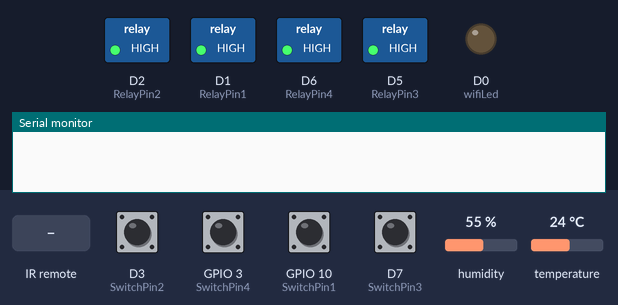
The sketch below on a simulated ESP8266 (NodeMCU). On the bench: switched loads named in the sketch (green lamp = pin HIGH), output pins drawn as LEDs (lit = HIGH), the last lines printed to the serial monitor. The test bench sets the inputs (shaded band); at power-on: D3 (SwitchPin2), D7 (SwitchPin3), GPIO 3 (SwitchPin4), GPIO 10 (SwitchPin1) HIGH, humidity 55 %, temperature 24 °C. WiFi joins after 1.5 s; servers stay silent unless stated; EEPROM starts erased.

Above: at 3.0 s.
3.1 s: D3 (SwitchPin2) pulled LOW for 0.15 s
At 3.17 s:
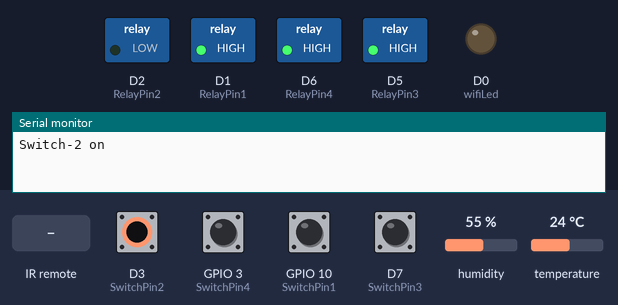
4.7 s: GPIO 3 (SwitchPin4) pulled LOW for 0.15 s
At 4.77 s:
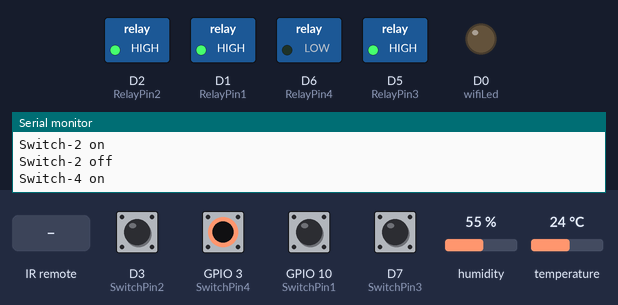
6.3 s: GPIO 10 (SwitchPin1) pulled LOW for 0.15 s
At 6.37 s:
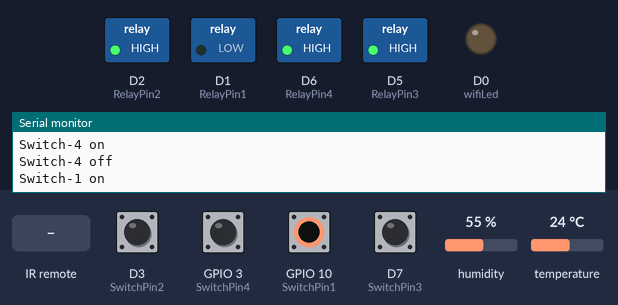
7.9 s: D7 (SwitchPin3) pulled LOW for 0.15 s
At 7.97 s:
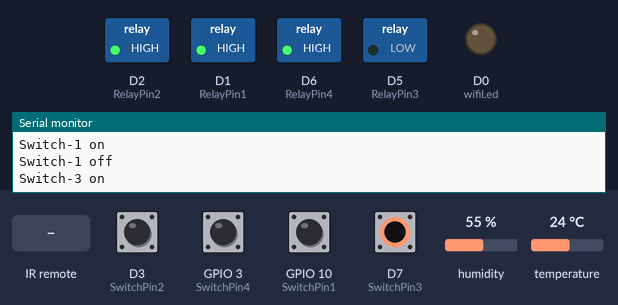
9.5 s: infrared code 0x80BF49B6 received
At 10.2 s:
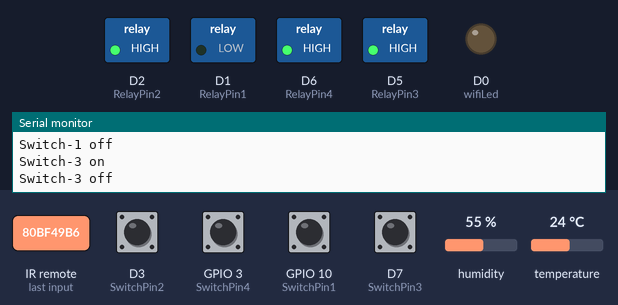
11.0 s: infrared code 0x80BFC936 received
At 11.4 s:
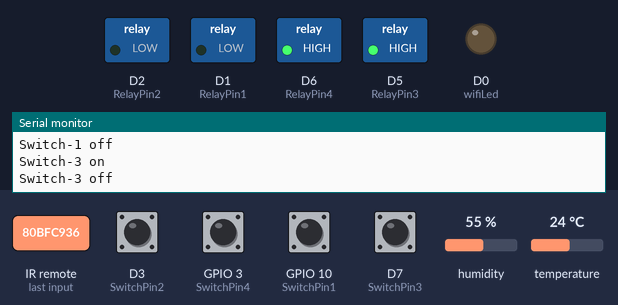
Timing chart, 0 to 13.5 s (numbered marks = the images above; inputs shaded):
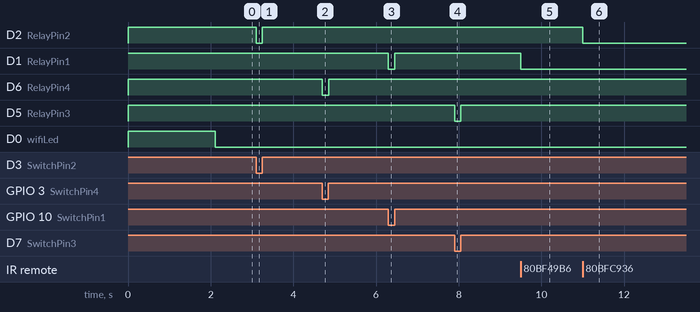

Measured:
- after the input at 3.1 s, D2 (RelayPin2): HIGH → LOW at once, → HIGH 0.15 s later
- after the input at 4.7 s, D6 (RelayPin4): HIGH → LOW at once, → HIGH 0.15 s later
- after the input at 6.3 s, D1 (RelayPin1): HIGH → LOW at once, → HIGH 0.15 s later
- after the input at 7.9 s, D5 (RelayPin3): HIGH → LOW at once, → HIGH 0.15 s later
- after the input at 9.5 s, D1 (RelayPin1): HIGH → LOW at once
- after the input at 11.0 s, D2 (RelayPin2): HIGH → LOW at once

The sketch:

Code_NodeMCU_Blynk2_Pref_4Relay_IR_DHT11_Switch.ino
```cpp
/**********************************************************************************
 *  TITLE: Blynk + Manual Switch (latched) + IR + DHT11 control 4 Relays using NodeMCU (store last GPIO state + Real time feedback + no WiFi control)
 *  Click on the following links to learn more.
 *  YouTube Video: https://youtu.be/WqQZpOQB1AE
 *  Related Blog : https://iotcircuithub.com/esp8266-projects/
 *  by Tech StudyCell
 *  Preferences--> Aditional boards Manager URLs :
 *  https://dl.espressif.com/dl/package_esp32_index.json, http://arduino.esp8266.com/stable/package_esp8266com_index.json
 *
 *  Download Board ESP8266 NodeMCU : https://github.com/esp8266/Arduino
 *
 *  Download the libraries
 *  Blynk Library (1.1.0):  https://github.com/blynkkk/blynk-library
 *  IRremote Library (3.6.1): https://github.com/Arduino-IRremote/Arduino-IRremote
 *  DHT Library (1.4.3): https://github.com/adafruit/DHT-sensor-library
 *  Preferences Library (2.0.0): https://github.com/vshymanskyy/Preferences
 **********************************************************************************/

/* Fill-in your Template ID (only if using Blynk.Cloud) */
#define BLYNK_TEMPLATE_ID ""
#define BLYNK_DEVICE_NAME ""
#define BLYNK_AUTH_TOKEN ""

// Your WiFi credentials.
// Set password to "" for open networks.
char ssid[] = "WiFi Name";
char pass[] = "WiFi Password";

//Update the HEX code of IR Remote buttons 0x<HEX CODE>
#define IR_Button_1   0x80BF49B6
#define IR_Button_2   0x80BFC936
#define IR_Button_3   0x80BF33CC
#define IR_Button_4   0x80BF718E
#define IR_All_Off    0x80BF3BC4

//#define BLYNK_PRINT Serial
#include <ESP8266WiFi.h>
#include <BlynkSimpleEsp8266.h>
#include <DHT.h>
#include <IRremote.h>
#include <Preferences.h>
Preferences pref;

#define DHTPIN              D4 //D4  pin connected with DHT
#define IR_RECV_PIN         9 // SD2 (IR receiver pin)

// Uncomment whatever type you're using!
#define DHTTYPE DHT11     // DHT 11
//#define DHTTYPE DHT22   // DHT 22, AM2302, AM2321
//#define DHTTYPE DHT21   // DHT 21, AM2301

IRrecv irrecv(IR_RECV_PIN);
decode_results results;

// define the GPIO connected with Relays and switches
#define RelayPin1 5  //D1
#define RelayPin2 4  //D2
#define RelayPin3 14 //D5
#define RelayPin4 12 //D6

#define SwitchPin1 10  //SD3
#define SwitchPin2 D3   //D3
#define SwitchPin3 13  //D7
#define SwitchPin4 3   //RX

#define wifiLed   16   //D0

//Change the virtual pins according the rooms
#define VPIN_BUTTON_1    V1
#define VPIN_BUTTON_2    V2
#define VPIN_BUTTON_3    V3
#define VPIN_BUTTON_4    V4

#define VPIN_BUTTON_C    V5
#define VPIN_TEMPERATURE V6
#define VPIN_HUMIDITY    V7

// Relay State
bool toggleState_1 = LOW; //Define integer to remember the toggle state for relay 1
bool toggleState_2 = LOW; //Define integer to remember the toggle state for relay 2
bool toggleState_3 = LOW; //Define integer to remember the toggle state for relay 3
bool toggleState_4 = LOW; //Define integer to remember the toggle state for relay 4

// Switch State
bool SwitchState_1 = LOW;
bool SwitchState_2 = LOW;
bool SwitchState_3 = LOW;
bool SwitchState_4 = LOW;

int wifiFlag = 0;
float temperature1 = 0;
float humidity1   = 0;

char auth[] = BLYNK_AUTH_TOKEN;

BlynkTimer timer;
DHT dht(DHTPIN, DHTTYPE);

// When App button is pushed - switch the state

BLYNK_WRITE(VPIN_BUTTON_1) {
  toggleState_1 = param.asInt();
  digitalWrite(RelayPin1, !toggleState_1);
  pref.putBool("Relay1", toggleState_1);
}

BLYNK_WRITE(VPIN_BUTTON_2) {
  toggleState_2 = param.asInt();
  digitalWrite(RelayPin2, !toggleState_2);
  pref.putBool("Relay2", toggleState_2);
}

BLYNK_WRITE(VPIN_BUTTON_3) {
  toggleState_3 = param.asInt();
  digitalWrite(RelayPin3, !toggleState_3);
  pref.putBool("Relay3", toggleState_3);
}

BLYNK_WRITE(VPIN_BUTTON_4) {
  toggleState_4 = param.asInt();
  digitalWrite(RelayPin4, !toggleState_4);
  pref.putBool("Relay4", toggleState_4);
}

BLYNK_WRITE(VPIN_BUTTON_C) {
  all_SwitchOff();
}

void all_SwitchOff(){
  toggleState_1 = 0; digitalWrite(RelayPin1, HIGH); pref.putBool("Relay1", toggleState_1); Blynk.virtualWrite(VPIN_BUTTON_1, toggleState_1); delay(100);
  toggleState_2 = 0; digitalWrite(RelayPin2, HIGH); pref.putBool("Relay2", toggleState_2); Blynk.virtualWrite(VPIN_BUTTON_2, toggleState_2); delay(100);
  toggleState_3 = 0; digitalWrite(RelayPin3, HIGH); pref.putBool("Relay3", toggleState_3); Blynk.virtualWrite(VPIN_BUTTON_3, toggleState_3); delay(100);
  toggleState_4 = 0; digitalWrite(RelayPin4, HIGH); pref.putBool("Relay4", toggleState_4); Blynk.virtualWrite(VPIN_BUTTON_4, toggleState_4); delay(100);
  Blynk.virtualWrite(VPIN_HUMIDITY, humidity1);
  Blynk.virtualWrite(VPIN_TEMPERATURE, temperature1);
}

void checkBlynkStatus() { // called every 2 seconds by SimpleTimer

  bool isconnected = Blynk.connected();
  if (isconnected == false) {
    wifiFlag = 1;
    Serial.println("Blynk Not Connected");
    digitalWrite(wifiLed, HIGH);
  }
  if (isconnected == true) {
    wifiFlag = 0;
    digitalWrite(wifiLed, LOW);
    //Serial.println("Blynk Connected");
  }
}

BLYNK_CONNECTED() {
  // update the latest state to the server
  Blynk.virtualWrite(VPIN_BUTTON_1, toggleState_1);
  Blynk.virtualWrite(VPIN_BUTTON_2, toggleState_2);
  Blynk.virtualWrite(VPIN_BUTTON_3, toggleState_3);
  Blynk.virtualWrite(VPIN_BUTTON_4, toggleState_4);
  Blynk.syncVirtual(VPIN_TEMPERATURE);
  Blynk.syncVirtual(VPIN_HUMIDITY);
}

void readSensor(){

  float h = dht.readHumidity();
  float t = dht.readTemperature(); // or dht.readTemperature(true) for Fahrenheit

  if (isnan(h) || isnan(t)) {
    Serial.println("Failed to read from DHT sensor!");
    return;
  }
  else {
    humidity1 = h;
    temperature1 = t;
   // Serial.println(temperature1);
   // Serial.println(humidity1);
  }
}

void sendSensor()
{
  readSensor();
  // You can send any value at any time.
  // Please don't send more that 10 values per second.
  Blynk.virtualWrite(VPIN_HUMIDITY, humidity1);
  Blynk.virtualWrite(VPIN_TEMPERATURE, temperature1);
}

void ir_remote(){
  if (irrecv.decode(&results)) {
      switch(results.value){
          case IR_Button_1:
            digitalWrite(RelayPin1, toggleState_1);
            toggleState_1 = !toggleState_1;
            pref.putBool("Relay1", toggleState_1);
            Blynk.virtualWrite(VPIN_BUTTON_1, toggleState_1);
            delay(100);
            break;
          case IR_Button_2:
            digitalWrite(RelayPin2, toggleState_2);
            toggleState_2 = !toggleState_2;
            pref.putBool("Relay2", toggleState_2);
            Blynk.virtualWrite(VPIN_BUTTON_2, toggleState_2);
            delay(100);
            break;
          case IR_Button_3:
            digitalWrite(RelayPin3, toggleState_3);
            toggleState_3 = !toggleState_3;
            pref.putBool("Relay3", toggleState_3);
            Blynk.virtualWrite(VPIN_BUTTON_3, toggleState_3);
            delay(100);
            break;
          case IR_Button_4:
            digitalWrite(RelayPin4, toggleState_4);
            toggleState_4 = !toggleState_4;
            pref.putBool("Relay4", toggleState_4);
            Blynk.virtualWrite(VPIN_BUTTON_4, toggleState_4);
            delay(100);
            break;
          case IR_All_Off:
            all_SwitchOff();
            break;
          default : break;
        }
        //Serial.println(results.value, HEX);
        irrecv.resume();
  }
}

void getRelayState()
{
  //Serial.println("reading data from NVS");
  toggleState_1 = pref.getBool("Relay1", 0);
  digitalWrite(RelayPin1, !toggleState_1);
  Blynk.virtualWrite(VPIN_BUTTON_1, toggleState_1);
  delay(200);
  toggleState_2 = pref.getBool("Relay2", 0);
  digitalWrite(RelayPin2, !toggleState_2);
  Blynk.virtualWrite(VPIN_BUTTON_2, toggleState_2);
  delay(200);
  toggleState_3 = pref.getBool("Relay3", 0);
  digitalWrite(RelayPin3, !toggleState_3);
  Blynk.virtualWrite(VPIN_BUTTON_3, toggleState_3);
  delay(200);
  toggleState_4 = pref.getBool("Relay4", 0);
  digitalWrite(RelayPin4, !toggleState_4);
  Blynk.virtualWrite(VPIN_BUTTON_4, toggleState_4);
  delay(200);
}

void manual_control()
{
  if (digitalRead(SwitchPin1) == LOW && SwitchState_1 == LOW) {
    digitalWrite(RelayPin1, LOW);
    toggleState_1 = HIGH;
    SwitchState_1 = HIGH;
    pref.putBool("Relay1", toggleState_1);
    Blynk.virtualWrite(VPIN_BUTTON_1, toggleState_1);
    Serial.println("Switch-1 on");
  }
  if (digitalRead(SwitchPin1) == HIGH && SwitchState_1 == HIGH) {
    digitalWrite(RelayPin1, HIGH);
    toggleState_1 = LOW;
    SwitchState_1 = LOW;
    pref.putBool("Relay1", toggleState_1);
    Blynk.virtualWrite(VPIN_BUTTON_1, toggleState_1);
    Serial.println("Switch-1 off");
  }
  if (digitalRead(SwitchPin2) == LOW && SwitchState_2 == LOW) {
    digitalWrite(RelayPin2, LOW);
    toggleState_2 = HIGH;
    SwitchState_2 = HIGH;
    pref.putBool("Relay2", toggleState_2);
    Blynk.virtualWrite(VPIN_BUTTON_2, toggleState_2);
    Serial.println("Switch-2 on");
  }
  if (digitalRead(SwitchPin2) == HIGH && SwitchState_2 == HIGH) {
    digitalWrite(RelayPin2, HIGH);
    toggleState_2 = LOW;
    SwitchState_2 = LOW;
    pref.putBool("Relay2", toggleState_2);
    Blynk.virtualWrite(VPIN_BUTTON_2, toggleState_2);
    Serial.println("Switch-2 off");
  }
  if (digitalRead(SwitchPin3) == LOW && SwitchState_3 == LOW) {
    digitalWrite(RelayPin3, LOW);
    toggleState_3 = HIGH;
    SwitchState_3 = HIGH;
    pref.putBool("Relay3", toggleState_3);
    Blynk.virtualWrite(VPIN_BUTTON_3, toggleState_3);
    Serial.println("Switch-3 on");
  }
  if (digitalRead(SwitchPin3) == HIGH && SwitchState_3 == HIGH) {
    digitalWrite(RelayPin3, HIGH);
    toggleState_3 = LOW;
    SwitchState_3 = LOW;
    pref.putBool("Relay3", toggleState_3);
    Blynk.virtualWrite(VPIN_BUTTON_3, toggleState_3);
    Serial.println("Switch-3 off");
  }
  if (digitalRead(SwitchPin4) == LOW && SwitchState_4 == LOW) {
    digitalWrite(RelayPin4, LOW);
    toggleState_4 = HIGH;
    SwitchState_4 = HIGH;
    pref.putBool("Relay4", toggleState_4);
    Blynk.virtualWrite(VPIN_BUTTON_4, toggleState_4);
    Serial.println("Switch-4 on");
  }
  if (digitalRead(SwitchPin4) == HIGH && SwitchState_4 == HIGH) {
    digitalWrite(RelayPin4, HIGH);
    toggleState_4 = LOW;
    SwitchState_4 = LOW;
    pref.putBool("Relay4", toggleState_4);
    Blynk.virtualWrite(VPIN_BUTTON_4, toggleState_4);
    Serial.println("Switch-4 off");
  }
}

void setup()
{
  Serial.begin(9600);
  //Open namespace in read-write mode
  pref.begin("Relay_State", false);

  pinMode(RelayPin1, OUTPUT);
  pinMode(RelayPin2, OUTPUT);
  pinMode(RelayPin3, OUTPUT);
  pinMode(RelayPin4, OUTPUT);

  pinMode(wifiLed, OUTPUT);

  pinMode(SwitchPin1, INPUT_PULLUP);
  pinMode(SwitchPin2, INPUT_PULLUP);
  pinMode(SwitchPin3, INPUT_PULLUP);
  pinMode(SwitchPin4, INPUT_PULLUP);

  //During Starting all Relays should TURN OFF
  digitalWrite(RelayPin1, !toggleState_1);
  digitalWrite(RelayPin2, !toggleState_2);
  digitalWrite(RelayPin3, !toggleState_3);
  digitalWrite(RelayPin4, !toggleState_4);

  irrecv.enableIRIn(); // Enabling IR sensor
  dht.begin();    // Enabling DHT sensor

  digitalWrite(wifiLed, HIGH);

  //Blynk.begin(auth, ssid, pass);
  WiFi.begin(ssid, pass);
  timer.setInterval(2000L, checkBlynkStatus); // check if Blynk server is connected every 2 seconds
  timer.setInterval(1000L, sendSensor); // Sending Sensor Data to Blynk Cloud every 1 second
  Blynk.config(auth);
  delay(1000);

  getRelayState(); // Get the last state of Relays

  Blynk.virtualWrite(VPIN_BUTTON_1, toggleState_1);
  Blynk.virtualWrite(VPIN_BUTTON_2, toggleState_2);
  Blynk.virtualWrite(VPIN_BUTTON_3, toggleState_3);
  Blynk.virtualWrite(VPIN_BUTTON_4, toggleState_4);
}

void loop()
{
  manual_control();
  ir_remote(); //IR remote Control
  Blynk.run();
  timer.run();
}
```
